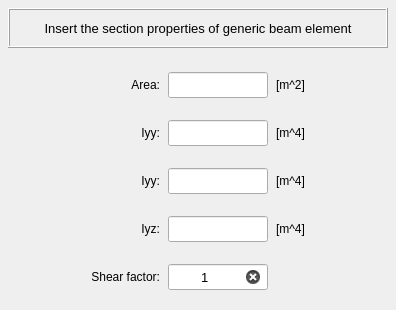
         <widget class="QWidget" name="tab_generic_section">
          <attribute name="title">
           <string>Generic</string>
          </attribute>
          <layout class="QGridLayout" name="gridLayout_8">
           <property name="leftMargin">
            <number>4</number>
           </property>
           <property name="topMargin">
            <number>4</number>
           </property>
           <property name="rightMargin">
            <number>4</number>
           </property>
           <property name="bottomMargin">
            <number>4</number>
           </property>
           <property name="spacing">
            <number>4</number>
           </property>
           <item row="1" column="0">
            <widget class="QFrame" name="frame_7">
             <property name="minimumSize">
              <size>
               <width>100</width>
               <height>250</height>
              </size>
             </property>
             <property name="maximumSize">
              <size>
               <width>800</width>
               <height>250</height>
              </size>
             </property>
             <property name="frameShape">
              <enum>QFrame::NoFrame</enum>
             </property>
             <property name="frameShadow">
              <enum>QFrame::Raised</enum>
             </property>
             <layout class="QGridLayout" name="gridLayout_7">
              <property name="leftMargin">
               <number>4</number>
              </property>
              <property name="topMargin">
               <number>4</number>
              </property>
              <property name="rightMargin">
               <number>4</number>
              </property>
              <property name="bottomMargin">
               <number>4</number>
              </property>
              <property name="horizontalSpacing">
               <number>8</number>
              </property>
              <property name="verticalSpacing">
               <number>10</number>
              </property>
              <item row="4" column="1">
               <widget class="QLabel" name="label_12">
                <property name="text">
                 <string>Shear factor:</string>
                </property>
                <property name="alignment">
                 <set>Qt::AlignRight|Qt::AlignTrailing|Qt::AlignVCenter</set>
                </property>
               </widget>
              </item>
              <item row="1" column="3">
               <widget class="QLabel" name="label_15">
                <property name="text">
                 <string>[m^4]</string>
                </property>
                <property name="alignment">
                 <set>Qt::AlignLeading|Qt::AlignLeft|Qt::AlignVCenter</set>
                </property>
               </widget>
              </item>
              <item row="0" column="3">
               <widget class="QLabel" name="label_13">
                <property name="text">
                 <string>[m^2]</string>
                </property>
                <property name="alignment">
                 <set>Qt::AlignLeading|Qt::AlignLeft|Qt::AlignVCenter</set>
                </property>
               </widget>
              </item>
              <item row="2" column="3">
               <widget class="QLabel" name="label_16">
                <property name="text">
                 <string>[m^4]</string>
                </property>
                <property name="alignment">
                 <set>Qt::AlignLeading|Qt::AlignLeft|Qt::AlignVCenter</set>
                </property>
               </widget>
              </item>
              <item row="3" column="3">
               <widget class="QLabel" name="label_31">
                <property name="text">
                 <string>[m^4]</string>
                </property>
                <property name="alignment">
                 <set>Qt::AlignLeading|Qt::AlignLeft|Qt::AlignVCenter</set>
                </property>
               </widget>
              </item>
              <item row="2" column="2">
               <widget class="QLineEdit" name="lineEdit_Izz">
                <property name="minimumSize">
                 <size>
                  <width>100</width>
                  <height>26</height>
                 </size>
                </property>
                <property name="maximumSize">
                 <size>
                  <width>100</width>
                  <height>26</height>
                 </size>
                </property>
                <property name="font">
                 <font>
                  <pointsize>10</pointsize>
                 </font>
                </property>
                <property name="focusPolicy">
                 <enum>Qt::StrongFocus</enum>
                </property>
                <property name="styleSheet">
                 <string notr="true"/>
                </property>
                <property name="alignment">
                 <set>Qt::AlignCenter</set>
                </property>
                <property name="clearButtonEnabled">
                 <bool>true</bool>
                </property>
               </widget>
              </item>
              <item row="0" column="2">
               <widget class="QLineEdit" name="lineEdit_area">
                <property name="minimumSize">
                 <size>
                  <width>100</width>
                  <height>26</height>
                 </size>
                </property>
                <property name="maximumSize">
                 <size>
                  <width>100</width>
                  <height>26</height>
                 </size>
                </property>
                <property name="font">
                 <font>
                  <pointsize>10</pointsize>
                 </font>
                </property>
                <property name="focusPolicy">
                 <enum>Qt::StrongFocus</enum>
                </property>
                <property name="styleSheet">
                 <string notr="true"/>
                </property>
                <property name="alignment">
                 <set>Qt::AlignCenter</set>
                </property>
                <property name="clearButtonEnabled">
                 <bool>true</bool>
                </property>
               </widget>
              </item>
              <item row="1" column="2">
               <widget class="QLineEdit" name="lineEdit_Iyy">
                <property name="minimumSize">
                 <size>
                  <width>100</width>
                  <height>26</height>
                 </size>
                </property>
                <property name="maximumSize">
                 <size>
                  <width>100</width>
                  <height>26</height>
                 </size>
                </property>
                <property name="font">
                 <font>
                  <pointsize>10</pointsize>
                 </font>
                </property>
                <property name="focusPolicy">
                 <enum>Qt::StrongFocus</enum>
                </property>
                <property name="styleSheet">
                 <string notr="true"/>
                </property>
                <property name="alignment">
                 <set>Qt::AlignCenter</set>
                </property>
                <property name="clearButtonEnabled">
                 <bool>true</bool>
                </property>
               </widget>
              </item>
              <item row="3" column="2">
               <widget class="QLineEdit" name="lineEdit_Iyz">
                <property name="minimumSize">
                 <size>
                  <width>100</width>
                  <height>26</height>
                 </size>
                </property>
                <property name="maximumSize">
                 <size>
                  <width>100</width>
                  <height>26</height>
                 </size>
                </property>
                <property name="font">
                 <font>
                  <pointsize>10</pointsize>
                 </font>
                </property>
                <property name="focusPolicy">
                 <enum>Qt::StrongFocus</enum>
                </property>
                <property name="styleSheet">
                 <string notr="true"/>
                </property>
                <property name="alignment">
                 <set>Qt::AlignCenter</set>
                </property>
                <property name="clearButtonEnabled">
                 <bool>true</bool>
                </property>
               </widget>
              </item>
              <item row="4" column="2">
               <widget class="QLineEdit" name="lineEdit_shear_coefficient">
                <property name="minimumSize">
                 <size>
                  <width>100</width>
                  <height>26</height>
                 </size>
                </property>
                <property name="maximumSize">
                 <size>
                  <width>100</width>
                  <height>26</height>
                 </size>
                </property>
                <property name="font">
                 <font>
                  <pointsize>10</pointsize>
                 </font>
                </property>
                <property name="focusPolicy">
                 <enum>Qt::StrongFocus</enum>
                </property>
                <property name="styleSheet">
                 <string notr="true"/>
                </property>
                <property name="text">
                 <string>1</string>
                </property>
                <property name="alignment">
                 <set>Qt::AlignCenter</set>
                </property>
                <property name="clearButtonEnabled">
                 <bool>true</bool>
                </property>
               </widget>
              </item>
              <item row="0" column="1">
               <widget class="QLabel" name="label">
                <property name="text">
                 <string>Area:</string>
                </property>
                <property name="alignment">
                 <set>Qt::AlignRight|Qt::AlignTrailing|Qt::AlignVCenter</set>
                </property>
               </widget>
              </item>
              <item row="2" column="1">
               <widget class="QLabel" name="label_3">
                <property name="text">
                 <string>Iyy:</string>
                </property>
                <property name="alignment">
                 <set>Qt::AlignRight|Qt::AlignTrailing|Qt::AlignVCenter</set>
                </property>
               </widget>
              </item>
              <item row="1" column="1">
               <widget class="QLabel" name="label_2">
                <property name="text">
                 <string>Iyy:</string>
                </property>
                <property name="alignment">
                 <set>Qt::AlignRight|Qt::AlignTrailing|Qt::AlignVCenter</set>
                </property>
               </widget>
              </item>
              <item row="3" column="1">
               <widget class="QLabel" name="label_5">
                <property name="text">
                 <string>Iyz:</string>
                </property>
                <property name="alignment">
                 <set>Qt::AlignRight|Qt::AlignTrailing|Qt::AlignVCenter</set>
                </property>
               </widget>
              </item>
              <item row="0" column="0">
               <spacer name="horizontalSpacer_3">
                <property name="orientation">
                 <enum>Qt::Horizontal</enum>
                </property>
                <property name="sizeHint" stdset="0">
                 <size>
                  <width>40</width>
                  <height>20</height>
                 </size>
                </property>
               </spacer>
              </item>
              <item row="0" column="4">
               <spacer name="horizontalSpacer_4">
                <property name="orientation">
                 <enum>Qt::Horizontal</enum>
                </property>
                <property name="sizeHint" stdset="0">
                 <size>
                  <width>40</width>
                  <height>20</height>
                 </size>
                </property>
               </spacer>
              </item>
             </layout>
            </widget>
           </item>
           <item row="0" column="0">
            <widget class="QFrame" name="frame_8">
             <property name="frameShape">
              <enum>QFrame::NoFrame</enum>
             </property>
             <property name="frameShadow">
              <enum>QFrame::Raised</enum>
             </property>
             <layout class="QGridLayout" name="gridLayout_14">
              <property name="leftMargin">
               <number>4</number>
              </property>
              <property name="topMargin">
               <number>4</number>
              </property>
              <property name="rightMargin">
               <number>4</number>
              </property>
              <property name="bottomMargin">
               <number>4</number>
              </property>
              <item row="0" column="0">
               <widget class="QLabel" name="label_44">
                <property name="minimumSize">
                 <size>
                  <width>380</width>
                  <height>40</height>
                 </size>
                </property>
                <property name="maximumSize">
                 <size>
                  <width>380</width>
                  <height>40</height>
                 </size>
                </property>
                <property name="font">
                 <font>
                  <pointsize>10</pointsize>
                 </font>
                </property>
                <property name="frameShape">
                 <enum>QFrame::Box</enum>
                </property>
                <property name="frameShadow">
                 <enum>QFrame::Raised</enum>
                </property>
                <property name="text">
                 <string>Insert the section properties of generic beam element</string>
                </property>
                <property name="alignment">
                 <set>Qt::AlignCenter</set>
                </property>
               </widget>
              </item>
             </layout>
            </widget>
           </item>
          </layout>
         </widget>
